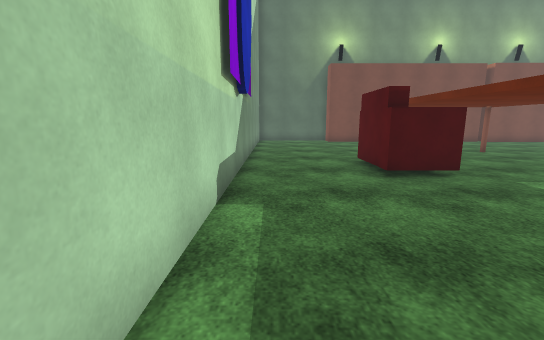
view 1 (above)

16 first-person views from a walk through a Unity game level. The camera is 1.3 m above the floor, tilts 10° down and sees 90° across. The floor is counted in squares, 1 m on a side. Each view is taken from the middle of a square. On the plan, view 1 faces up. The plan holds only what a view shows up to about 13 squares ahead; the rest is blank. The place goes on beyond the plan. The player character is not drawn. Door leaves are left out, so doorways stand open. Surface patterns are stand-ins for the level's own textures.

view 2
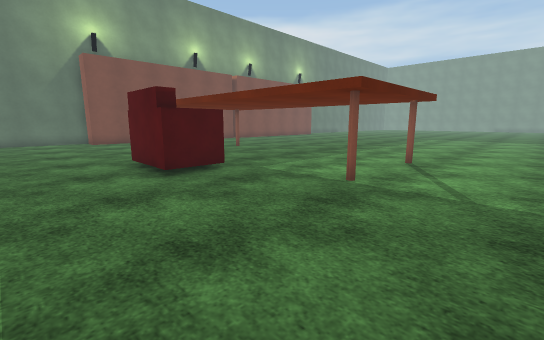

view 3
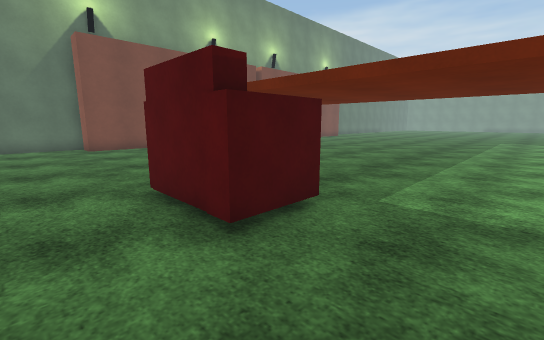

view 4
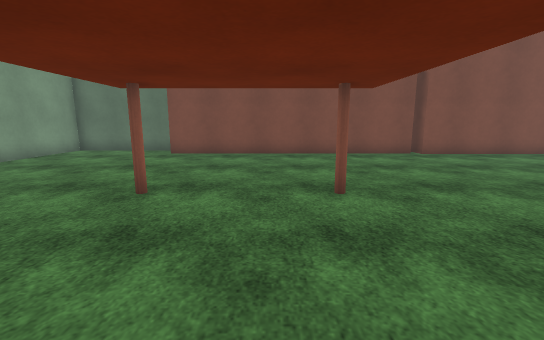

view 5
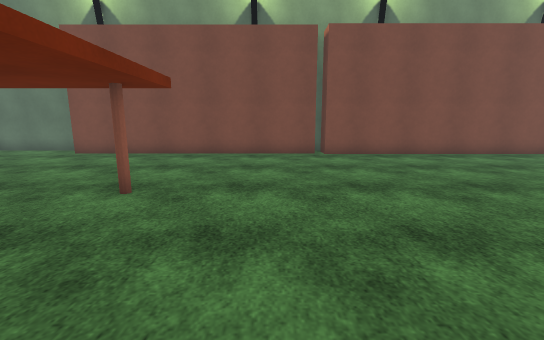

view 6
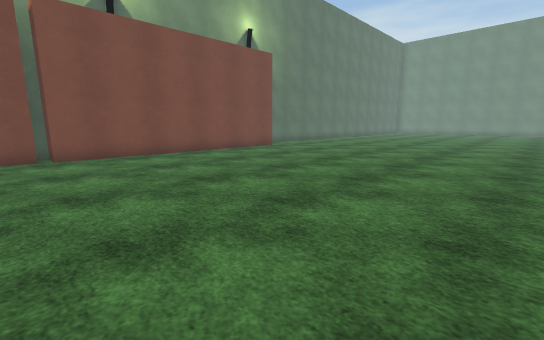

view 7
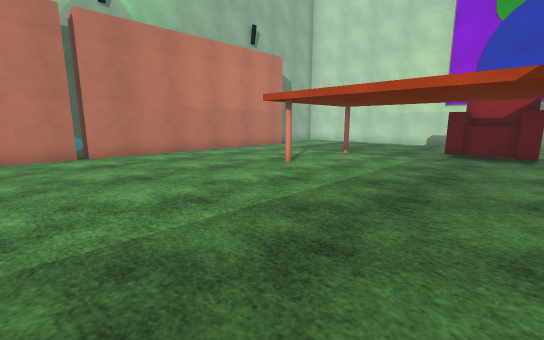

view 8
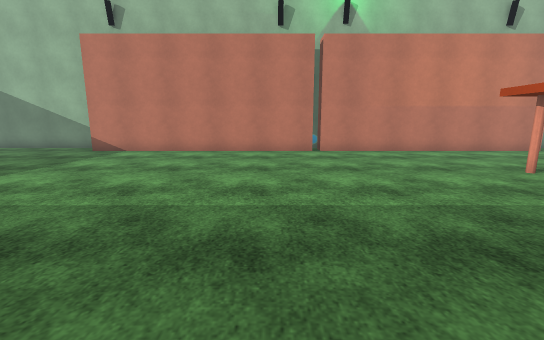

view 9
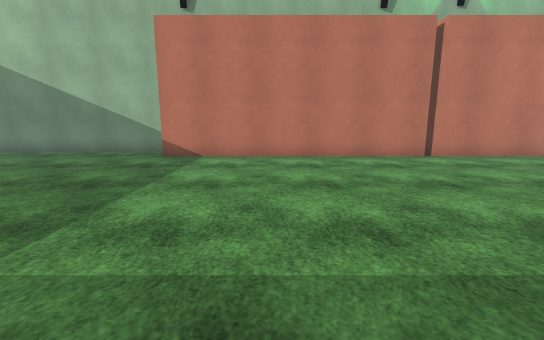

view 10
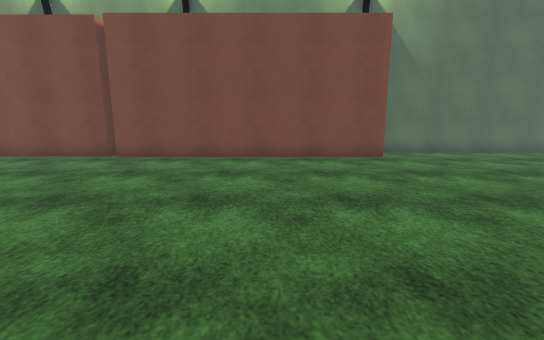

view 11
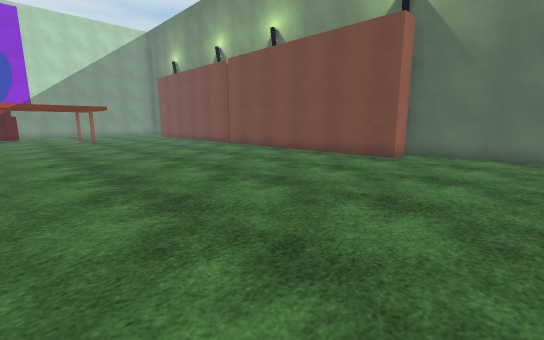

view 12
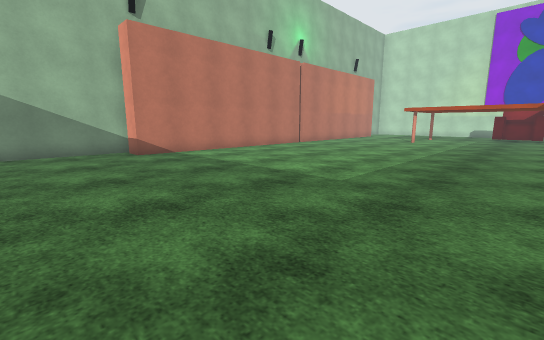

view 13
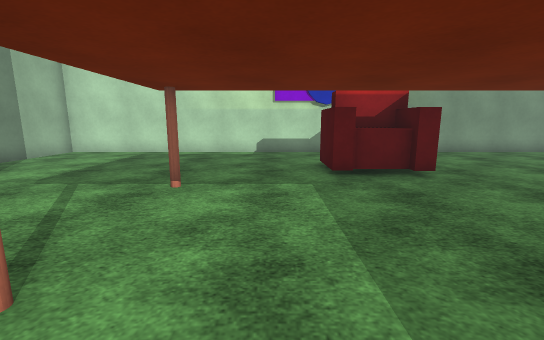

view 14
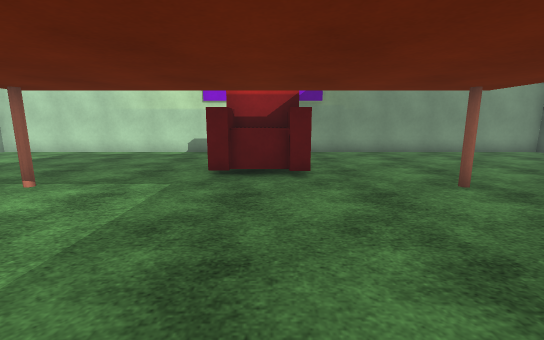

view 15
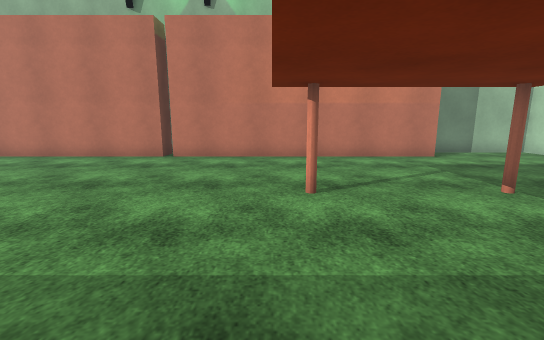

view 16
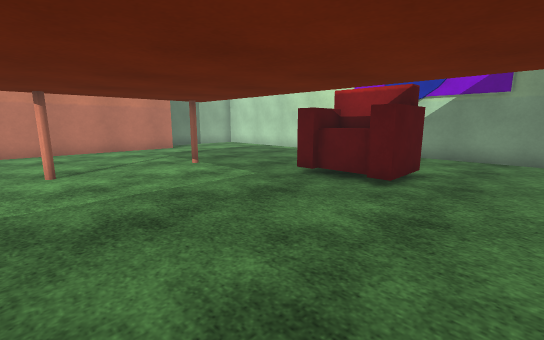

### Floor plan
Points are (right, up) in squares from view 1. A wall is a line through its corners. A room is listed if a view was taken in it or the views show most of it. See-through windows are left out.
Room 1 (views 1, 2, 3, 4, 5, 6, 7, 8, 9, 10, 11, 12, 13, 14, 15, 16)
walls: (13.8, 18.9) (13.8, 18.1) (3.8, 18.1) (3.8, 19.6) (-0.9, 19.6) (-0.9, -3.7) (3, -3.7); (14.2, -3.4) (14.2, -2.3) (24.2, -2.3) (24.2, -3.4); (14.4, 19.6) (13.9, 19.6); (3.8, -2.3) (13.8, -2.3) (13.8, -3.4); (24.2, 19.2) (24.2, 18.1) (14.2, 18.1) (14.2, 19.2); (24, -3.7) (28.5, -3.7); (28.5, 19.6) (24, 19.6)
objects: chair (3, 7) to (4, 9); cylinder (9, 3); cylinder (9, 12)

Positions as (right, up) in squares from view 1, and headings:
1: (0, 0), facing up
2: (0, 0), facing up-right
3: (1, 4), facing up-right
4: (8, 7), facing up
5: (12, 7), facing up
6: (13, 7), facing up-right
7: (16, 9), facing down-left
8: (16, 10), facing down
9: (20, 8), facing down
10: (20, 8), facing up
11: (28, 8), facing up-left
12: (28, 9), facing down-left
13: (11, 5), facing left
14: (11, 8), facing left
15: (10, 8), facing down
16: (10, 11), facing down-left
